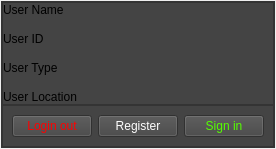
            <widget class="QWidget" name="page_3">
             <layout class="QHBoxLayout" name="horizontalLayout_17">
              <property name="spacing">
               <number>1</number>
              </property>
              <property name="leftMargin">
               <number>1</number>
              </property>
              <property name="topMargin">
               <number>1</number>
              </property>
              <property name="rightMargin">
               <number>1</number>
              </property>
              <property name="bottomMargin">
               <number>1</number>
              </property>
              <item>
               <widget class="QFrame" name="frame_18">
                <property name="styleSheet">
                 <string notr="true">background-color: rgb(68, 68, 68);</string>
                </property>
                <property name="frameShape">
                 <enum>QFrame::StyledPanel</enum>
                </property>
                <property name="frameShadow">
                 <enum>QFrame::Raised</enum>
                </property>
                <layout class="QVBoxLayout" name="verticalLayout_8">
                 <property name="spacing">
                  <number>0</number>
                 </property>
                 <property name="leftMargin">
                  <number>0</number>
                 </property>
                 <property name="topMargin">
                  <number>0</number>
                 </property>
                 <property name="rightMargin">
                  <number>0</number>
                 </property>
                 <property name="bottomMargin">
                  <number>0</number>
                 </property>
                 <item>
                  <widget class="QFrame" name="frame_19">
                   <property name="frameShape">
                    <enum>QFrame::StyledPanel</enum>
                   </property>
                   <property name="frameShadow">
                    <enum>QFrame::Raised</enum>
                   </property>
                   <layout class="QVBoxLayout" name="verticalLayout_9">
                    <property name="spacing">
                     <number>0</number>
                    </property>
                    <property name="leftMargin">
                     <number>0</number>
                    </property>
                    <property name="topMargin">
                     <number>0</number>
                    </property>
                    <property name="rightMargin">
                     <number>0</number>
                    </property>
                    <property name="bottomMargin">
                     <number>0</number>
                    </property>
                    <item>
                     <layout class="QFormLayout" name="formLayout_2">
                      <property name="horizontalSpacing">
                       <number>45</number>
                      </property>
                      <property name="verticalSpacing">
                       <number>15</number>
                      </property>
                      <item row="0" column="0">
                       <widget class="QLabel" name="label_9">
                        <property name="text">
                         <string>User Name  </string>
                        </property>
                       </widget>
                      </item>
                      <item row="0" column="1">
                       <widget class="QLabel" name="label_10">
                        <property name="text">
                         <string/>
                        </property>
                       </widget>
                      </item>
                      <item row="1" column="0">
                       <widget class="QLabel" name="label_11">
                        <property name="text">
                         <string>User ID</string>
                        </property>
                       </widget>
                      </item>
                      <item row="1" column="1">
                       <widget class="QLabel" name="label_12">
                        <property name="text">
                         <string/>
                        </property>
                       </widget>
                      </item>
                      <item row="2" column="0">
                       <widget class="QLabel" name="label_13">
                        <property name="text">
                         <string>User Type</string>
                        </property>
                       </widget>
                      </item>
                      <item row="2" column="1">
                       <widget class="QLabel" name="label_14">
                        <property name="text">
                         <string/>
                        </property>
                       </widget>
                      </item>
                      <item row="3" column="0">
                       <widget class="QLabel" name="label_15">
                        <property name="text">
                         <string>User Location</string>
                        </property>
                       </widget>
                      </item>
                      <item row="3" column="1">
                       <widget class="QLabel" name="label_16">
                        <property name="text">
                         <string/>
                        </property>
                       </widget>
                      </item>
                     </layout>
                    </item>
                   </layout>
                  </widget>
                 </item>
                 <item alignment="Qt::AlignBottom">
                  <widget class="QFrame" name="frame_20">
                   <property name="frameShape">
                    <enum>QFrame::StyledPanel</enum>
                   </property>
                   <property name="frameShadow">
                    <enum>QFrame::Raised</enum>
                   </property>
                   <layout class="QHBoxLayout" name="horizontalLayout_18">
                    <item>
                     <widget class="QPushButton" name="pushButton_2">
                      <property name="styleSheet">
                       <string notr="true">color: rgb(255, 0, 0);</string>
                      </property>
                      <property name="text">
                       <string>Login out</string>
                      </property>
                      <property name="icon">
                       <iconset resource="icons.qrc">
                        <normaloff>:/icons/icons/log-out.svg</normaloff>:/icons/icons/log-out.svg</iconset>
                      </property>
                     </widget>
                    </item>
                    <item>
                     <widget class="QPushButton" name="pushButton_5">
                      <property name="styleSheet">
                       <string notr="true">color: rgb(255, 255, 255);</string>
                      </property>
                      <property name="text">
                       <string>Register</string>
                      </property>
                      <property name="icon">
                       <iconset resource="icons.qrc">
                        <normaloff>:/icons/icons/user-plus.svg</normaloff>:/icons/icons/user-plus.svg</iconset>
                      </property>
                     </widget>
                    </item>
                    <item>
                     <widget class="QPushButton" name="pushButton_3">
                      <property name="styleSheet">
                       <string notr="true">color: rgb(85, 255, 0);</string>
                      </property>
                      <property name="text">
                       <string>Sign in</string>
                      </property>
                      <property name="icon">
                       <iconset resource="icons.qrc">
                        <normaloff>:/icons/icons/log-in.svg</normaloff>:/icons/icons/log-in.svg</iconset>
                      </property>
                     </widget>
                    </item>
                   </layout>
                  </widget>
                 </item>
                </layout>
               </widget>
              </item>
             </layout>
            </widget>
